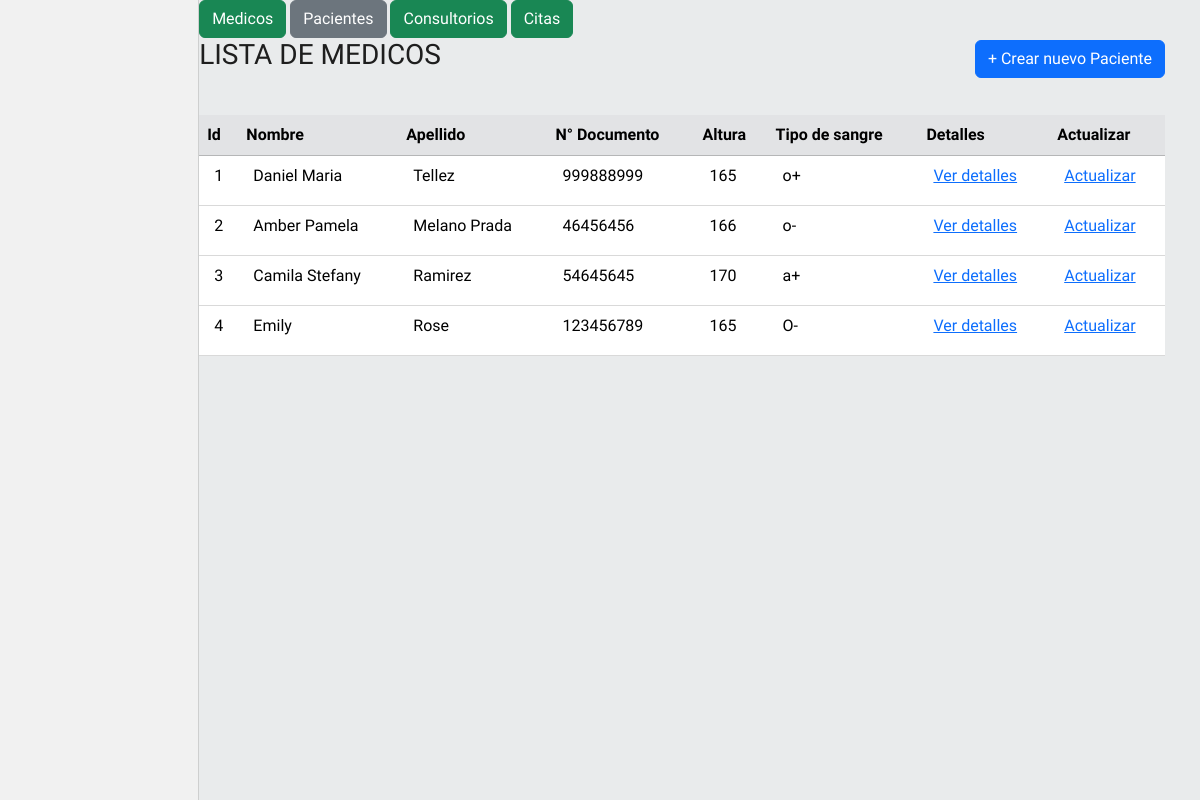
/pacientes, run on the app's committed database.
### app/models.py (models this page shows)
class Paciente(db.Model):
    __tablename__ ='pacientes'
    id = db.Column(db.Integer, primary_key = True )
    nombres = db.Column(db.String(120), nullable = True )
    apellidos = db.Column(db.String(120), nullable = True)
    tipo_identificacion = db.Column(db.String(4), nullable = True)
    numero_identificacion = db.Column(db.Integer)
    altura = db.Column(db.Integer)
    tipo_sangre = db.Column(db.String(2))
    citas = db.relationship("Cita" , backref = "paciente" )

### app/routes.py (the view)
@app.route('/pacientes')
def get_all_pacientes():
    pacientes = Paciente.query.all()
    return render_template('pacientes/pacientes.html', pacientes = pacientes)

### app/templates/pacientes/pacientes.html (shortened to what this page needs)
<!DOCTYPE html>
<html lang="en">
  <head>
    <link rel="stylesheet" href="https://cdn.jsdelivr.net/npm/bootstrap@5.3.3/dist/css/bootstrap.min.css">
    <link rel="stylesheet" href="{{ url_for('static', filename = 'info/infoUser.css')}}">
    <link rel="stylesheet" href="{{ url_for('static', filename='styles.css' )}}">
  </head>
  <body>
    <section class="sectionHomeTable">
      <section class="navLeft"></section>
      <section class="contenidoRight">
        <nav class="navPage">
          <div>
            <a class="btn btn-success" href="http://127.0.0.1:5000/medicos">Medicos</a>
            <a class="btn btn-secondary" href="http://127.0.0.1:5000/pacientes"> Pacientes </a>
            <a class="btn btn-success" href="http://127.0.0.1:5000/consultorios">Consultorios </a>
            <a class="btn btn-success" href="http://127.0.0.1:5000/citas">Citas</a>
          </div>
        </nav>
        <section class="sectionTable">
          <div class="navHeaderTable">
            <h3 class="titleTable">LISTA DE MEDICOS</h3>
            <a class="btn btn-primary" href="http://127.0.0.1:5000/pacientes/create">+ Crear nuevo Paciente</a>
          </div>
          <article class="articleTable">
            <table class="table table-hover">
              <thead class="table-secondary">
                <tr>
                  <th>Id</th>
                  <th>Nombre</th>
                  <th>Apellido</th>
                  <th>N° Documento</th>
                  <th>Altura</th>
                  <th>Tipo de sangre</th>
                  <th>Detalles</th>
                  <th>Actualizar</th>
                </tr>
              </thead>
              <tbody>
                {% for paciente in pacientes %}
                <tr>
                  <td>{{paciente.id}}</td>
                  <td>{{ paciente.nombres }}</td>
                  <td>{{ paciente.apellidos }}</td>
                  <td>{{ paciente.numero_identificacion }}</td>
                  <td>{{ paciente.altura }}</td>
                  <td>{{ paciente.tipo_sangre }}</td>
                  <td><a href="/pacientes/{{ paciente.id }}">Ver detalles</a></td>
                  <td><a href="/pacientes/update/{{ paciente.id }}">Actualizar</a></td>
                </tr>
                {% endfor %}
              </tbody>
            </table>
          </article>
        </section>
      </section>
    </section>
  </body>
</html>

### app/static/info/infoUser.css (style rules this page uses)
:root { --color-primary: #E9EBEC; --color-secundary: #10B8B9; --color-font : #1E1E1E; --color-font-text: #222426; --color-bg-secondary: #f1f1f1; --color-extra-bg: #D9D9D9; --color-delete: #FC7F7F; --color-upgrade:#008B2F; --color-details:#7057D2; --color-extra-rgba: rgba(34, 36, 38, 0.17); --linea-color: 1px solid var(--color-extra-rgba); --border-butom: 1px solid var(--color-secundary); }
.sectionHomeTable { display: flex; }
.navLeft { width: 20%; border-right: var(--linea-color); height: 100vh; background: var(--color-bg-secondary); }
.contenidoRight { width: 100%; padding-right: 35px; }
.navHeaderTable { display: flex; justify-content: space-between; align-items: baseline; margin-bottom: 35px; }
.navHeaderTable h3 { font-size: 1.75rem; }
.table { width: 100%; border-collapse: collapse; }
.table td { height: 50px; border-bottom: 1px solid var(--color-extra-bg); padding-left: 15px; }

### app/static/styles.css (style rules this page uses)
:root { --font-family-style : "Sarabun", sans-serif; --color-primary: #E9EBEC; --color-secundary: #10B8B9; --color-font : #1E1E1E; }
* { margin: 0; padding: 0; box-sizing: border-box; }
body { background-color: var(--color-primary); font-family: var(--font-family-style); color: var(--color-font); }

### data on the page
Paciente: id "1", nombres "Daniel Maria", apellidos "Tellez", numero_identificacion "999888999", altura "165", tipo_sangre "o+"
Paciente: id "2", nombres "Amber Pamela", apellidos "Melano Prada", numero_identificacion "46456456", altura "166", tipo_sangre "o-"
Paciente: id "3", nombres "Camila Stefany", apellidos "Ramirez", numero_identificacion "54645645", altura "170", tipo_sangre "a+"
Paciente: id "4", nombres "Emily", apellidos "Rose", numero_identificacion "123456789", altura "165", tipo_sangre "O-"
